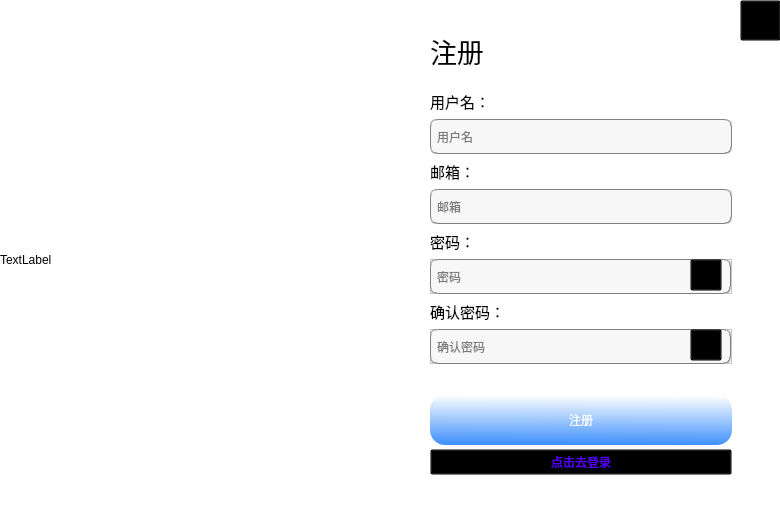
<?xml version="1.0" encoding="UTF-8"?>
<ui version="4.0">
 <class>RegisterPage</class>
 <widget class="QWidget" name="RegisterPage">
  <property name="geometry">
   <rect>
    <x>0</x>
    <y>0</y>
    <width>780</width>
    <height>520</height>
   </rect>
  </property>
  <property name="windowTitle">
   <string>Form</string>
  </property>
  <property name="styleSheet">
   <string notr="true">background-color: rgb(255, 255, 255);</string>
  </property>
  <widget class="QLabel" name="image_label">
   <property name="geometry">
    <rect>
     <x>0</x>
     <y>0</y>
     <width>390</width>
     <height>520</height>
    </rect>
   </property>
   <property name="frameShape">
    <enum>QFrame::NoFrame</enum>
   </property>
   <property name="text">
    <string>TextLabel</string>
   </property>
  </widget>
  <widget class="QWidget" name="verticalLayoutWidget">
   <property name="geometry">
    <rect>
     <x>430</x>
     <y>90</y>
     <width>302</width>
     <height>385</height>
    </rect>
   </property>
   <layout class="QVBoxLayout" name="verticalLayout">
    <item>
     <widget class="QLabel" name="label_2">
      <property name="minimumSize">
       <size>
        <width>0</width>
        <height>0</height>
       </size>
      </property>
      <property name="font">
       <font>
        <family>宋体</family>
        <pointsize>11</pointsize>
       </font>
      </property>
      <property name="text">
       <string>用户名：</string>
      </property>
     </widget>
    </item>
    <item>
     <widget class="QLineEdit" name="id_line">
      <property name="minimumSize">
       <size>
        <width>300</width>
        <height>35</height>
       </size>
      </property>
      <property name="styleSheet">
       <string notr="true">background-color: rgb(247, 247, 247);
border:1px groove gray;border-radius:
7px;padding:2px 4px;
font: 15pt &quot;Candara&quot;;</string>
      </property>
      <property name="placeholderText">
       <string>用户名</string>
      </property>
     </widget>
    </item>
    <item>
     <widget class="QLabel" name="label_3">
      <property name="font">
       <font>
        <family>宋体</family>
        <pointsize>11</pointsize>
       </font>
      </property>
      <property name="text">
       <string>邮箱：</string>
      </property>
     </widget>
    </item>
    <item>
     <widget class="QLineEdit" name="email_line">
      <property name="minimumSize">
       <size>
        <width>300</width>
        <height>35</height>
       </size>
      </property>
      <property name="styleSheet">
       <string notr="true">background-color: rgb(247, 247, 247);
border:1px groove gray;border-radius:
7px;padding:2px 4px;
font: 15pt &quot;Candara&quot;;</string>
      </property>
      <property name="placeholderText">
       <string>邮箱</string>
      </property>
     </widget>
    </item>
    <item>
     <widget class="QLabel" name="label_4">
      <property name="font">
       <font>
        <family>宋体</family>
        <pointsize>11</pointsize>
       </font>
      </property>
      <property name="text">
       <string>密码：</string>
      </property>
     </widget>
    </item>
    <item>
     <widget class="QFrame" name="frame">
      <property name="minimumSize">
       <size>
        <width>0</width>
        <height>35</height>
       </size>
      </property>
      <property name="frameShape">
       <enum>QFrame::StyledPanel</enum>
      </property>
      <property name="frameShadow">
       <enum>QFrame::Raised</enum>
      </property>
      <widget class="QLineEdit" name="password_line">
       <property name="geometry">
        <rect>
         <x>0</x>
         <y>0</y>
         <width>301</width>
         <height>35</height>
        </rect>
       </property>
       <property name="minimumSize">
        <size>
         <width>0</width>
         <height>35</height>
        </size>
       </property>
       <property name="styleSheet">
        <string notr="true">background-color: rgb(247, 247, 247);
border:1px groove gray;border-radius:
7px;padding:2px 4px;
font: 15pt &quot;Candara&quot;;
padding-left:4px;
padding-right:40px;</string>
       </property>
       <property name="echoMode">
        <enum>QLineEdit::Password</enum>
       </property>
       <property name="placeholderText">
        <string>密码</string>
       </property>
      </widget>
      <widget class="QPushButton" name="eye_button_1">
       <property name="geometry">
        <rect>
         <x>260</x>
         <y>0</y>
         <width>32</width>
         <height>32</height>
        </rect>
       </property>
       <property name="styleSheet">
        <string notr="true">background-color:transparent;</string>
       </property>
       <property name="text">
        <string/>
       </property>
       <property name="icon">
        <iconset resource="icons.qrc">
         <normaloff>:/new/prefix1/resources/icons/eye_close.svg</normaloff>:/new/prefix1/resources/icons/eye_close.svg</iconset>
       </property>
       <property name="iconSize">
        <size>
         <width>32</width>
         <height>32</height>
        </size>
       </property>
      </widget>
     </widget>
    </item>
    <item>
     <widget class="QLabel" name="label_5">
      <property name="font">
       <font>
        <family>宋体</family>
        <pointsize>11</pointsize>
       </font>
      </property>
      <property name="text">
       <string>确认密码：</string>
      </property>
     </widget>
    </item>
    <item>
     <widget class="QFrame" name="frame_2">
      <property name="minimumSize">
       <size>
        <width>300</width>
        <height>35</height>
       </size>
      </property>
      <property name="frameShape">
       <enum>QFrame::StyledPanel</enum>
      </property>
      <property name="frameShadow">
       <enum>QFrame::Raised</enum>
      </property>
      <widget class="QLineEdit" name="confirm_line">
       <property name="geometry">
        <rect>
         <x>0</x>
         <y>0</y>
         <width>301</width>
         <height>35</height>
        </rect>
       </property>
       <property name="minimumSize">
        <size>
         <width>0</width>
         <height>35</height>
        </size>
       </property>
       <property name="styleSheet">
        <string notr="true">background-color: rgb(247, 247, 247);
border:1px groove gray;border-radius:
7px;padding:2px 4px;
font: 15pt &quot;Candara&quot;;
padding-left:4px;
padding-right:40px;</string>
       </property>
       <property name="echoMode">
        <enum>QLineEdit::Password</enum>
       </property>
       <property name="placeholderText">
        <string>确认密码</string>
       </property>
      </widget>
      <widget class="QPushButton" name="eye_button_2">
       <property name="geometry">
        <rect>
         <x>260</x>
         <y>0</y>
         <width>32</width>
         <height>32</height>
        </rect>
       </property>
       <property name="styleSheet">
        <string notr="true">background-color:transparent;</string>
       </property>
       <property name="text">
        <string/>
       </property>
       <property name="icon">
        <iconset resource="icons.qrc">
         <normaloff>:/new/prefix1/resources/icons/eye_close.svg</normaloff>:/new/prefix1/resources/icons/eye_close.svg</iconset>
       </property>
       <property name="iconSize">
        <size>
         <width>32</width>
         <height>32</height>
        </size>
       </property>
      </widget>
     </widget>
    </item>
    <item>
     <spacer name="verticalSpacer">
      <property name="orientation">
       <enum>Qt::Vertical</enum>
      </property>
      <property name="sizeType">
       <enum>QSizePolicy::Minimum</enum>
      </property>
      <property name="sizeHint" stdset="0">
       <size>
        <width>20</width>
        <height>25</height>
       </size>
      </property>
     </spacer>
    </item>
    <item>
     <widget class="QPushButton" name="register_button">
      <property name="minimumSize">
       <size>
        <width>0</width>
        <height>50</height>
       </size>
      </property>
      <property name="styleSheet">
       <string notr="true">background-color: qlineargradient(spread:pad, x1:0.52, y1:1, x2:0.54, y2:0, stop:0.0112994 rgba(64, 145, 252, 255), stop:1 rgba(255, 255, 255, 255));
color: rgb(255, 255, 255);
border:px groove gray;
border-radius:15px;
padding:2px 4px;
font: 14pt &quot;Candara&quot;;</string>
      </property>
      <property name="text">
       <string>注册</string>
      </property>
     </widget>
    </item>
    <item>
     <widget class="QPushButton" name="return_button">
      <property name="styleSheet">
       <string notr="true">background-color:transparent;
color: rgb(85, 0, 255);</string>
      </property>
      <property name="text">
       <string>点击去登录</string>
      </property>
     </widget>
    </item>
   </layout>
  </widget>
  <widget class="QLabel" name="label_6">
   <property name="geometry">
    <rect>
     <x>430</x>
     <y>30</y>
     <width>211</width>
     <height>41</height>
    </rect>
   </property>
   <property name="font">
    <font>
     <family>华文中宋</family>
     <pointsize>20</pointsize>
     <italic>false</italic>
     <bold>false</bold>
    </font>
   </property>
   <property name="layoutDirection">
    <enum>Qt::LeftToRight</enum>
   </property>
   <property name="styleSheet">
    <string notr="true">font: 87 20pt;</string>
   </property>
   <property name="frameShape">
    <enum>QFrame::NoFrame</enum>
   </property>
   <property name="text">
    <string>注册</string>
   </property>
   <property name="alignment">
    <set>Qt::AlignLeading|Qt::AlignLeft|Qt::AlignVCenter</set>
   </property>
  </widget>
  <widget class="QPushButton" name="close_button">
   <property name="geometry">
    <rect>
     <x>740</x>
     <y>0</y>
     <width>41</width>
     <height>41</height>
    </rect>
   </property>
   <property name="styleSheet">
    <string notr="true">background-color:transparent</string>
   </property>
   <property name="text">
    <string notr="true"/>
   </property>
   <property name="icon">
    <iconset resource="icons.qrc">
     <normaloff>:/new/prefix1/resources/icons/close.svg</normaloff>:/new/prefix1/resources/icons/close.svg</iconset>
   </property>
   <property name="iconSize">
    <size>
     <width>32</width>
     <height>32</height>
    </size>
   </property>
  </widget>
 </widget>
 <resources>
  <include location="icons.qrc"/>
 </resources>
 <connections/>
</ui>
